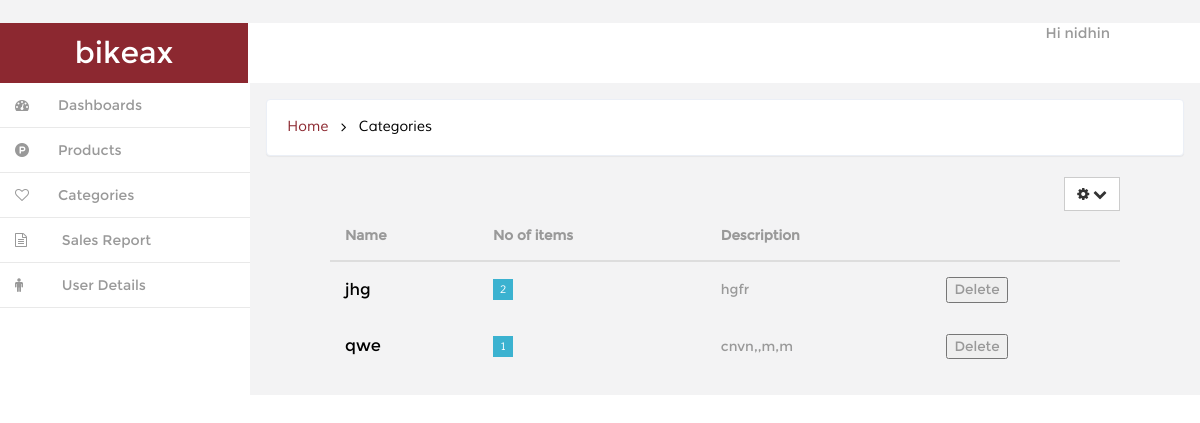
Before: /dashboard/category/ (signed in) with the older database file.
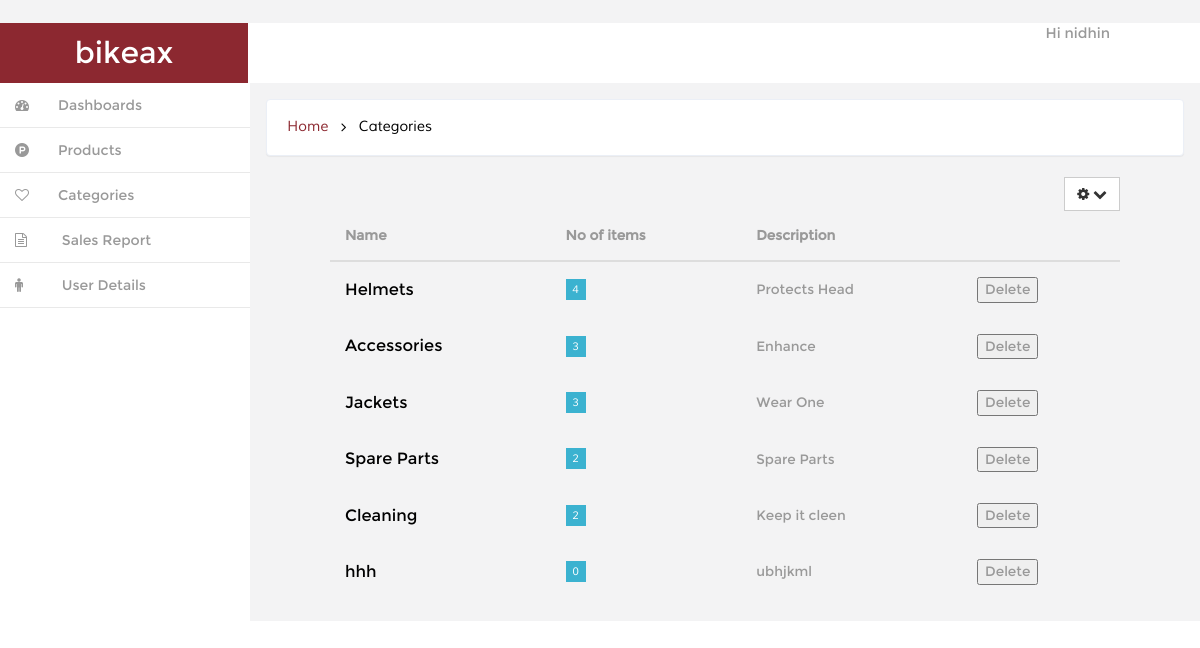
After: the same page with the newer database file.
### ecom/models.py (models this page shows, shortened)
class Category(models.Model):
	Name=models.CharField(max_length=30)
	Description=models.TextField(max_length=50)

### ecom/views.py (the view)
# urls.py: url(r'^dashboard/category/$',dashcategory, name="dashcategory"),
@user_passes_test(lambda u:u.is_superuser)
def dashcategory(request):
	items=Category.objects.all()
	return render(request,'backend/category.html' ,{'items':items})

### ecom/context_processor.py (called while the page is built)
def cart(request):
    return {'cart': Cart(request)}

### templates/backend/category.html (shortened to what this page needs)
{% extends 'backend/index.html' %}
{% block breadcrump %} Categories {% endblock %}
{% block contentmain %}
<div style="margin:5px 80px 5px 80px;">
<div class="float-right">
<div class="dropdown">
        <a href="#" title="" class="btn btn-default" data-toggle="dropdown" aria-expanded="false">
            <i class="fa fa-cog icon_8"></i>
            <i class="fa fa-chevron-down icon_8"></i>
        <div class="ripple-wrapper"></div></a>
    </div>
  </div>
  <table class="table">
                       <thead>
                    <tr>
                        <th>Name</th>
                        <th>No of items</th>
                        <th>Description</th>
                        <th></th>
                    </tr>
                    </thead>
                     <tbody>
                     {% for it in items %}
                         <tr class="table-row">
                             <td class="table-text">
                             	<h6>{{ it.Name }}</h6>
                             </td>
                             <td>
                             	<span class="fam">{{ it.product_set.count }}</span>
                             </td>
                             <td class="march">
                                {{ it.Description }}
                             </td>
                              <td >
 							               <button class="button">Delete</button>
                             </td>
                         </tr>
                          {% endfor %}
                     </tbody>
                 </table>
            </div>
{% endblock %}

Changed rows visible on the page:
removed Category: Name "jhg", product_set.count "2", Description "hgfr"
removed Category: Name "qwe", product_set.count "1", Description "cnvn,,m,m"
added Category: Name "Helmets", product_set.count "4", Description "Protects Head"
added Category: Name "Accessories", product_set.count "3", Description "Enhance"
added Category: Name "Jackets", product_set.count "3", Description "Wear One"
added Category: Name "Spare Parts", product_set.count "2", Description "Spare Parts"
added Category: Name "Cleaning", product_set.count "2", Description "Keep it cleen"
added Category: Name "hhh", product_set.count "0", Description "ubhjkml"
